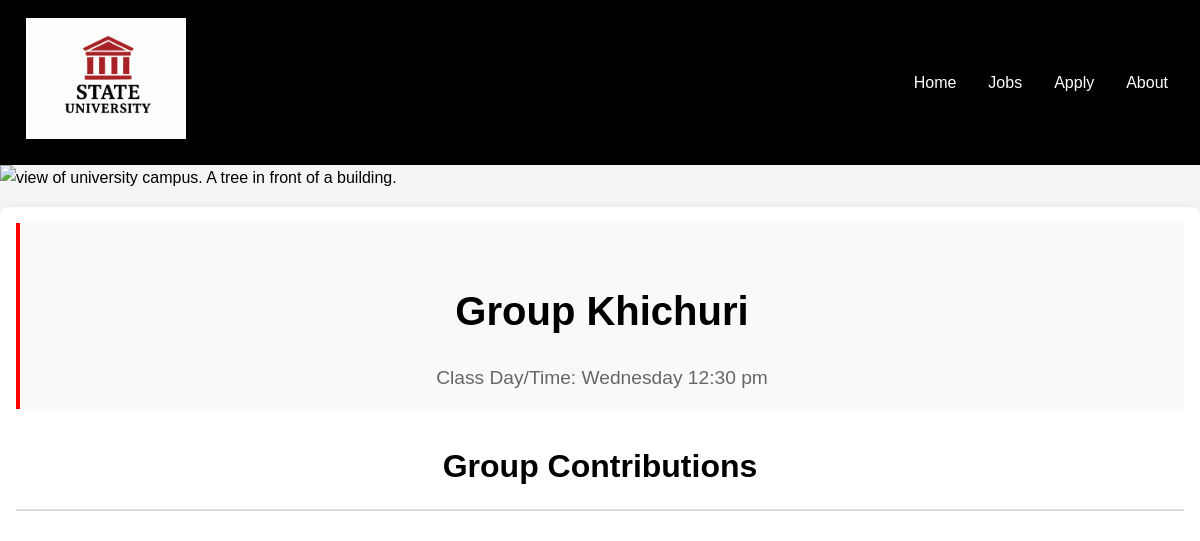
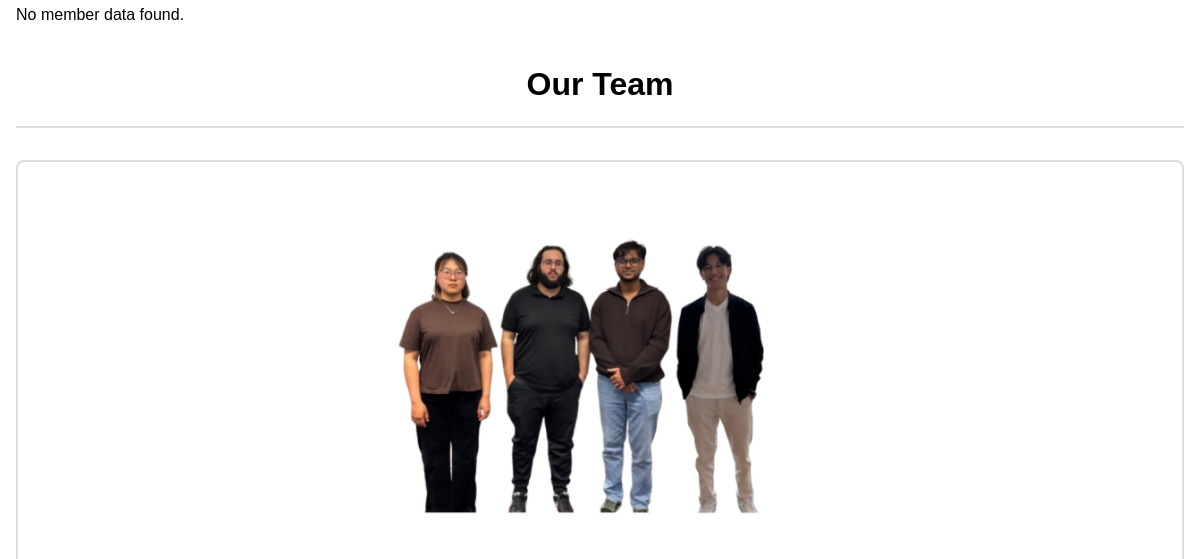
The page /about.php (upper part) on the database as committed earlier (2 pictures, top to bottom).
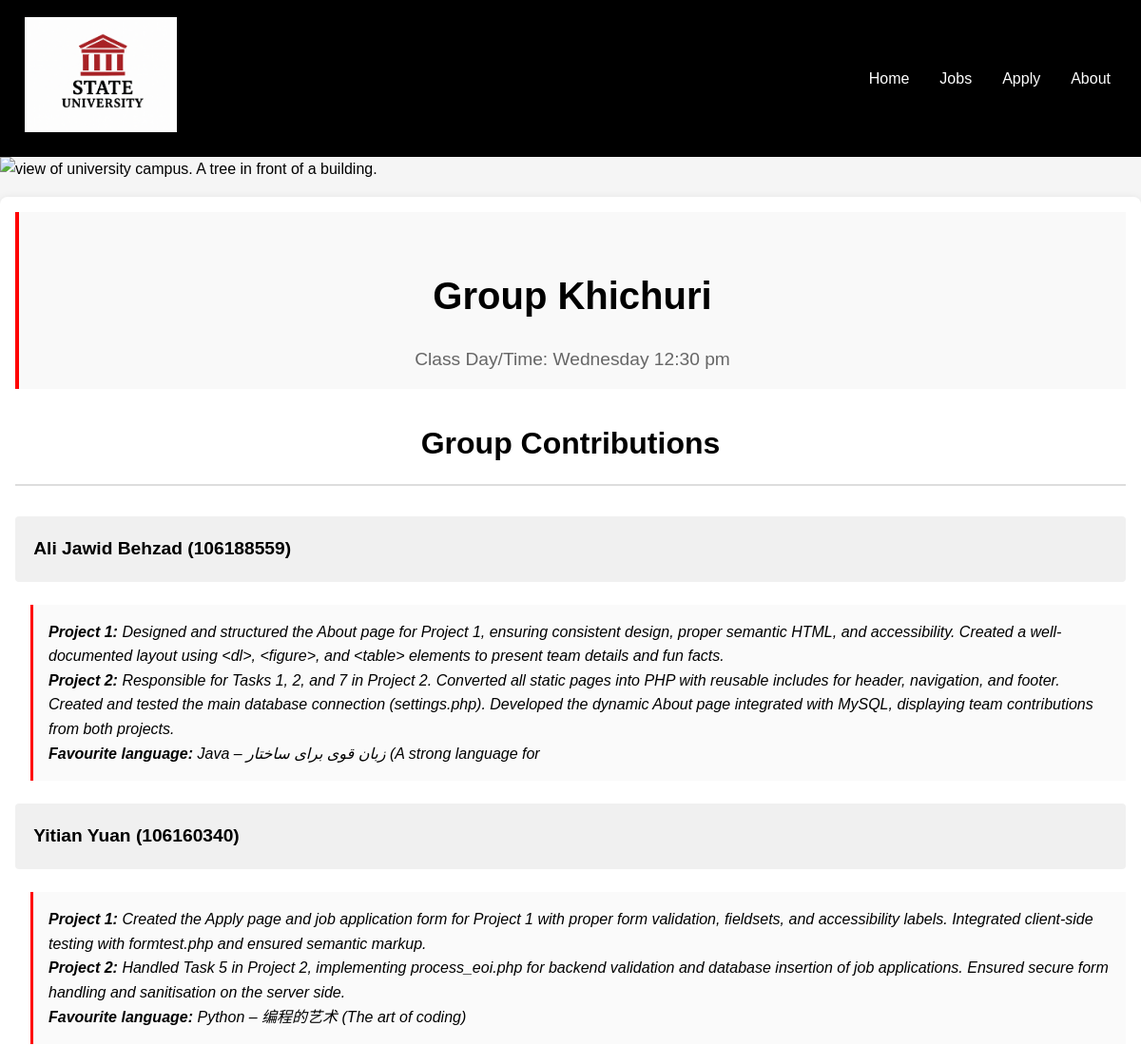
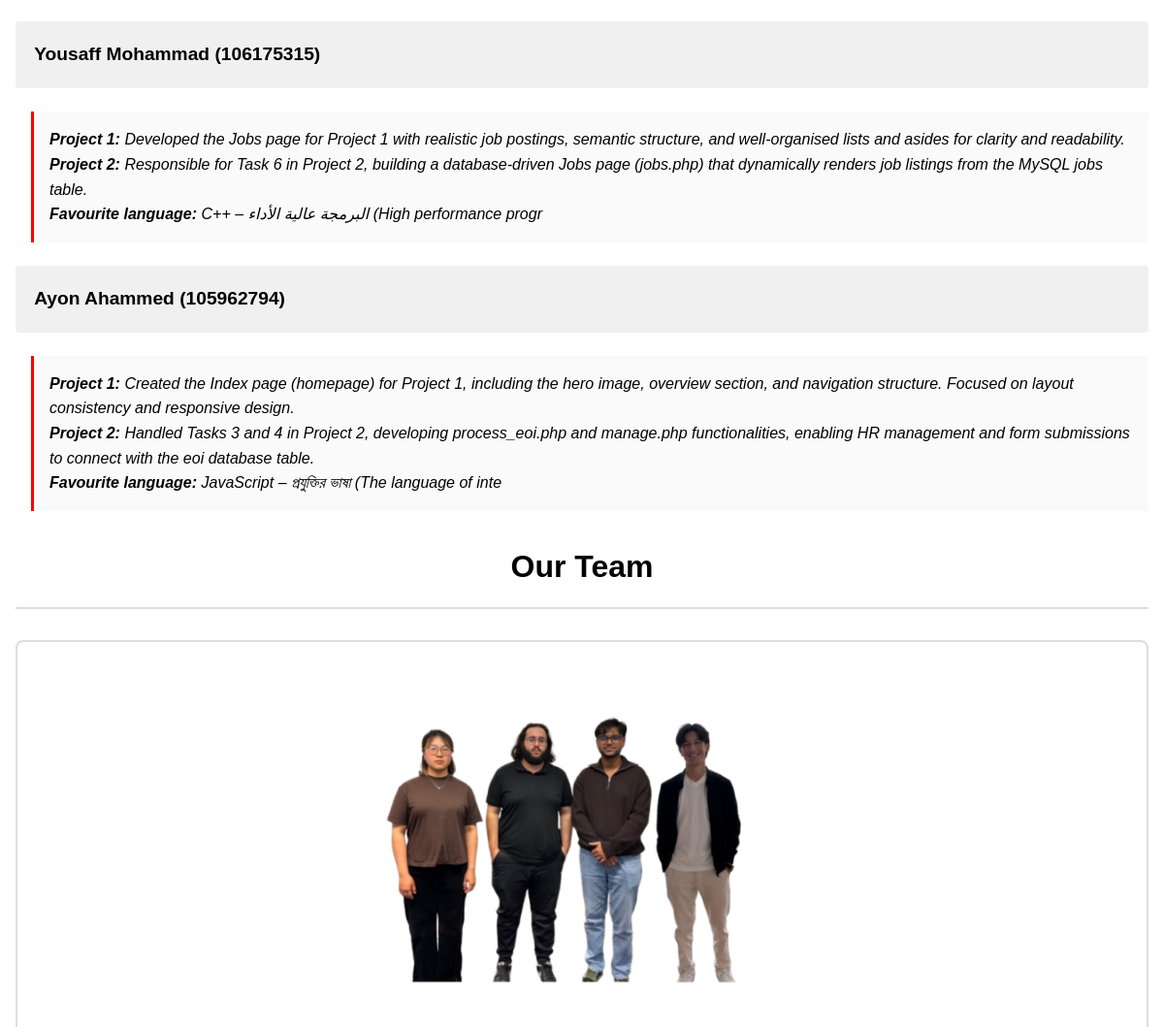
The same page on the database as committed later (2 pictures, top to bottom).
### tables this page shows
CREATE TABLE `about` (
  `member_id` int(11) NOT NULL,
  `full_name` varchar(100) DEFAULT NULL,
  `student_id` varchar(20) DEFAULT NULL,
  `project1_work` text DEFAULT NULL,
  `project2_work` text DEFAULT NULL,
  `favourite_language` varchar(50) DEFAULT NULL
);

### about.php (the view, shortened to what this page needs)
<!DOCTYPE html>
<html lang="en">
<?php include 'header.inc'; ?>
<?php include 'nav.inc'; ?>
<img src="images/university_1.jpg"
     alt="view of university campus. A tree in front of a building."
     title="State University"
     class="theme_image">
<main id="main-content" role="main">
  <section id="group-info" aria-labelledby="group-title">
    <h1 id="group-title">Group Khichuri</h1>
    <p>Class Day/Time: Wednesday 12:30 pm</p>
  </section>
  <section id="contributions" aria-labelledby="contributions-title">
    <h2 id="contributions-title">Group Contributions</h2>
<?php
include 'settings.php';
$conn = @mysqli_connect($host, $username, $password, $dbname);
if (!$conn) {
    echo "<p style='color:red;'>Database connection failed: " . mysqli_connect_error() . "</p>";
} else {
    $query = "SELECT * FROM about";
    $result = mysqli_query($conn, $query);
    if ($result && mysqli_num_rows($result) > 0) {
        echo "<dl>";
        while ($row = mysqli_fetch_assoc($result)) {
            $name = htmlspecialchars($row['full_name']);
            $sid  = htmlspecialchars($row['student_id']);
            $p1   = nl2br(htmlspecialchars($row['project1_work']));
            $p2   = nl2br(htmlspecialchars($row['project2_work']));
            $lang = htmlspecialchars($row['favourite_language']);
            echo "<dt>{$name} ({$sid})</dt>";
            echo "<dd>";
            echo "<p><strong>Project 1:</strong> {$p1}</p>";
            echo "<p><strong>Project 2:</strong> {$p2}</p>";
            echo "<p><strong>Favourite language:</strong> {$lang}</p>";
            echo "</dd>";
        }
        echo "</dl>";
    } else {
        echo "<p>No member data found.</p>";
    }
}
?>
  <section id="group-photo" aria-labelledby="team-title">
    <h2 id="team-title">Our Team</h2>
    <figure>
      <img src="images/groupimg.png"
           alt="Group Khichuri team members collaborating on the Web Technology Project"
           loading="lazy">
    </figure>
  </section>
</main>

### header.inc (shortened to what this page needs)
<head>
    <link rel="stylesheet" type="text/css" href="styles/style.css">
    <link href="styles/responsive.css" rel="stylesheet" media="screen and (max-width: 3840px)" />
</head>

### nav.inc
<div class="header" role="banner">
    <a href="index.php" aria-label="Go to Home Page">
        <img src="images/logo.png" alt="State University Logo" title="Logo" class="logo">
    </a>
    <nav role="navigation">
        <ul>
            <li><a href="index.php">Home</a></li>
            <li><a href="jobs.php">Jobs</a></li>
            <li><a href="Apply.php">Apply</a></li>
            <li><a href="about.php">About</a></li>
        </ul>
    </nav>
</div>

### styles/style.css (style rules this page uses)
* { box-sizing: border-box; margin: 0; padding: 0; }
.logo { width: 10em; height: auto; margin: 10px; display: inline-block; }
header, .header, .heaader { display: flex; align-items: center; justify-content: space-between; background-color: #000; padding: 0.5em 1em; flex-wrap: wrap; }
nav ul, #nav_list { list-style-type: none; display: flex; flex-wrap: wrap; justify-content: flex-end; width: 100%; background-color: #000; }
nav ul li, #nav_list li { margin: 0; }
nav ul li a, #nav_list li a { display: block; color: white; text-align: center; padding: 1em 1em; text-decoration: none; transition: background-color 0.3s ease; }
.theme_image, #campus_2, .hero-image { width: 100%; height: auto; display: block; border: none; object-fit: cover; }
h1, h2, h3 { margin: 1em 0 0.5em; text-align: center; font-weight: bold; }
h1 { font-size: 2em; }
h2 { font-size: 1.5em; }
main { background-color: #fff; padding: 2em; margin: 1em 0; border-radius: 8px; box-shadow: 0 2px 10px rgba(0, 0, 0, 0.1); }
#group-info { text-align: center; margin-bottom: 2em; padding: 1em; background-color: #f9f9f9; border-left: 4px solid #ff0000; }
#group-info h1 { color: #000; font-size: 2.5em; margin-bottom: 0.5em; }
#group-info p { font-size: 1.2em; color: #666; }
#contributions { margin-bottom: 2em; }
#contributions h2 { color: #000; font-size: 2em; border-bottom: 2px solid #ddd; padding-bottom: 0.5em; margin-bottom: 1em; }
dl { display: flex; flex-direction: column; gap: 1.5em; }
dl dt { font-weight: bold; font-size: 1.2em; background-color: #f0f0f0; padding: 0.6em; border-radius: 4px; }
dl dd { margin-left: 1em; padding: 1em; background-color: #fafafa; border-left: 3px solid #ff0000; font-style: italic; }
#group-photo { text-align: center; margin-bottom: 2em; }
figure { margin: 0 auto; border: 2px solid #ddd; border-radius: 8px; padding: 0.5em; background-color: #fff; }
figure img { max-width: 100%; height: auto; border-radius: 4px; transition: transform 0.3s ease; }

### styles/responsive.css (style rules this page uses)
@media screen and (min-width: 769px) { .theme_image { display: block; width: 100%; max-height: calc(100vh - 200px); } }
@media screen and (min-width: 769px) { figure img { min-width: 350px; max-width: 45%; } }
@media screen and (min-width: 769px) { main { padding: 1em; } }
@media screen and (min-width: 769px) { #group-info h1 { font-size: 2.5em; } }
@media screen and (min-width: 769px) { dl { gap: 1.5em; } }
@media screen and (min-width: 769px) { dl dt, dl dd { padding: 1em; } }

Rows that differ between the two databases and show on the page:
added about: full_name "Ali Jawid Behzad", student "106188559", project1_work "Designed and structured the About page for Project 1, ensuring consistent design, proper semantic HTML, and accessibility. Created a well-documented layout using <dl>, <figure>, and <table> elements to present team details and fun facts.", project2_work "Responsible for Tasks 1, 2, and 7 in Project 2. Converted all static pages into PHP with reusable includes for header, navigation, and footer. Created and tested the main database connection (settings.php). Developed the dynamic About page integrated with MySQL, displaying team contributions from both projects.", favourite_language "Java – زبان قوی برای ساختار (A strong language for"
added about: full_name "Yitian Yuan", student "106160340", project1_work "Created the Apply page and job application form for Project 1 with proper form validation, fieldsets, and accessibility labels. Integrated client-side testing with formtest.php and ensured semantic markup.", project2_work "Handled Task 5 in Project 2, implementing process_eoi.php for backend validation and database insertion of job applications. Ensured secure form handling and sanitisation on the server side.", favourite_language "Python – 编程的艺术 (The art of coding)"
added about: full_name "Yousaff Mohammad", student "106175315", project1_work "Developed the Jobs page for Project 1 with realistic job postings, semantic structure, and well-organised lists and asides for clarity and readability.", project2_work "Responsible for Task 6 in Project 2, building a database-driven Jobs page (jobs.php) that dynamically renders job listings from the MySQL jobs table.", favourite_language "C++ – البرمجة عالية الأداء (High performance progr"
added about: full_name "Ayon Ahammed", student "105962794", project1_work "Created the Index page (homepage) for Project 1, including the hero image, overview section, and navigation structure. Focused on layout consistency and responsive design.", project2_work "Handled Tasks 3 and 4 in Project 2, developing process_eoi.php and manage.php functionalities, enabling HR management and form submissions to connect with the eoi database table.", favourite_language "JavaScript – প্রযুক্তির ভাষা (The language of inte"
Other text that changed with them:
text no longer shown: "No member data found."
